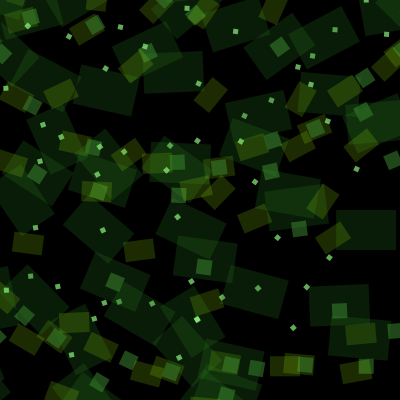
Frame 1 (no input)
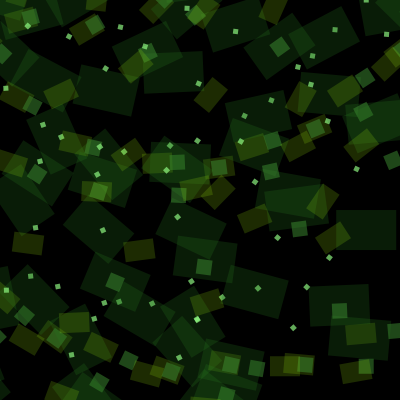
Frame 60 (the mouse pressed at the canvas centre just before this capture)
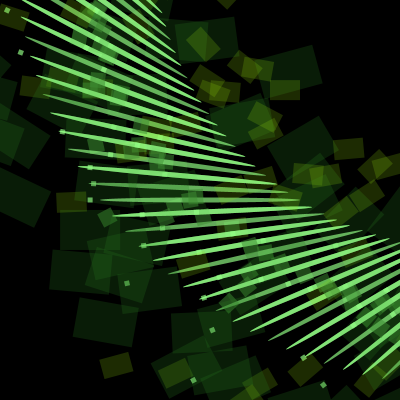
Frame 120 (the mouse held since frame 60 and released just before this capture)

The Processing sketch that drew these frames (run headless with seeded random() and noise(); from frame 60 on, the mouse is pressed at the canvas centre):

// Processing sketch: processing_2767
// ── processing_2767.pde

float sep, nn;

void setup(){
 sep = 5;
  nn = 30;
  size(400, 400);
  smooth();
}

void draw(){

  background(0);
  for(float y =sep; y <= width-2*sep; y += nn/2){
    for(float x = sep+10; x <= height-sep/2; x += 1.5*nn){

    float f;
      f = dist(mouseX, mouseY, x, y);
      float diam;
      diam = map(f, f, width, height, 14); 
      


     
        translate(mouseX*2,mouseY*2);
        rotate(5);
        fill(150,220,10,50);
        rectMode(CENTER);
        rect(x,f,30,20);
        fill(40,120,30,60);
        rectMode(CENTER);
        rect(f,y,60,40);
        noStroke();
        fill(60,140,50,130);
        rectMode(CENTER);
        rect(f,f,15,15);
       fill(#93FF86,170);
       rectMode(CENTER);
       rect(f,mouseY,5,5);
      ellipse(width/2,height/2,mouseX,5);
    }  
    }
  }
